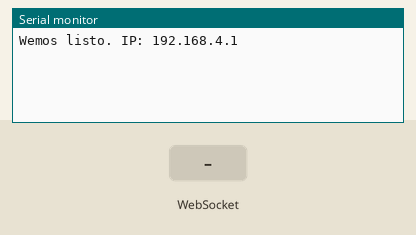
This program was run on a simulated ESP8266 (Wemos D1 mini). On the bench: the last lines printed to the serial monitor. The test bench sets the inputs (shaded band). Storage starts empty.

Above: at 1.2 s.
1.3 s: WebSocket text "1" received
At 1.9 s:
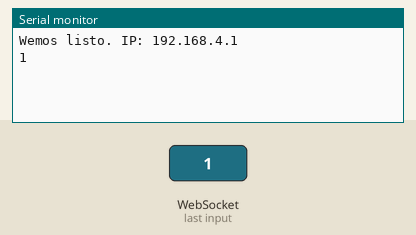
2.8 s: WebSocket text "0" received
At 4.3 s:
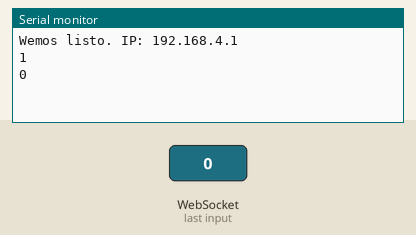

Measured:
- after the input at 1.3 s, the serial monitor: prints a new line at once (image 1)
- after the input at 2.8 s, the serial monitor: prints a new line at once (image 2)

The program:

main.cpp
```cpp
#include <Arduino.h>
#include <ESP8266WiFi.h>
#include <ESPAsyncTCP.h>
#include <ESPAsyncWebServer.h>
#include <LittleFS.h>

// --- Configuración y Variables Globales ---
AsyncWebServer server(80);
AsyncWebSocket ws("/ws");

// --- Manejador de mensajes WebSocket (Wemos -> Arduino via Serial) ---
void onEvent(AsyncWebSocket *server, AsyncWebSocketClient *client,
             AwsEventType type, void *arg, uint8_t *data, size_t len) {
  if (type == WS_EVT_DATA) {
    // Reenviar el mensaje recibido desde la web directamente al puerto Serial
    // El Arduino Uno estará escuchando este puerto.
    Serial.write(data, len);
    Serial.println(); // Añadir salto de línea para facilitar el parseo en el Uno
  }
}

void setup() {
  // Comunicación con Arduino Uno (y para depuración)
  Serial.begin(115200);

  // Iniciar sistema de archivos para la web
  if (!LittleFS.begin()) {
    Serial.println("¡ERROR! LittleFS no montado.");
    return;
  }

  // Configuración de Red (Punto de Acceso)
  WiFi.softAP("Robot-Dual", "12345678");
  IPAddress myIP = WiFi.softAPIP();

  // Configuración de WebSockets y Servidor
  ws.onEvent(onEvent);
  server.addHandler(&ws);
  server.serveStatic("/", LittleFS, "/").setDefaultFile("index.html");

  server.begin();

  Serial.println("Wemos listo. IP: " + myIP.toString());
}

void loop() {
  ws.cleanupClients();

  // Escuchar datos que vienen del Arduino Uno (Sensores -> Web)
  if (Serial.available()) {
    String telemetry = Serial.readStringUntil('\n');
    if (telemetry.length() > 0) {
      // Reenviar telemetría a todos los clientes web (Dashboard)
      ws.textAll(telemetry);
    }
  }

  yield();
}
```
